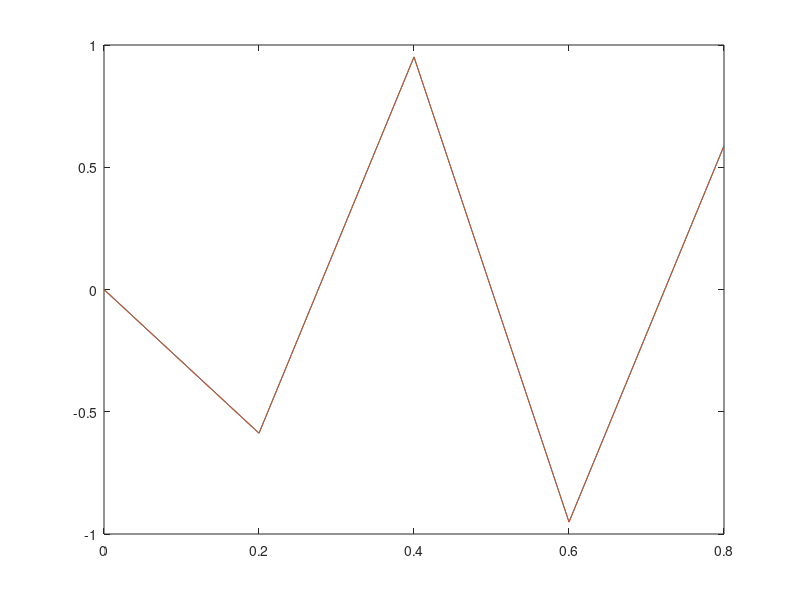

MATLAB code for this plot: (Note: this script raises an error after producing the figure.)
%   Sample the two signals
%   x1(t)=sin(2*pi*3*t)  and  x2(t)=sin(2*pi*0.3*t)
%   with sampling period T=0.2. 
%   Sketch the spectrum of the continuous signal, 
%   the spectrum of the sampled one and the reconstructed
%   signal from lowpass filtering of the sampled signal.
%   Confirm your results with Matlab.

N=input('Enter number of points: ');

ts=0.2

f=.3

tt=[0:ts:ts*(N-1)];

xxt=sin(2*pi*f*tt);

xxf=fft(xxt);

xxf1=fftshift(xxf);

xxt1=ifft(xxf);

tt1=linspace(-1/(2*ts),1/(2*ts),N);

plot(tt1,abs(xxf1))
pause

plot(tt,xxt,tt,real(xxt1))

compare=[xxt',real(xxt1)']

f=3

xxt=sin(2*pi*f*tt);

xxf=fft(xxt);

xxf1=fftshift(xxf);

xxt1=ifft(xxf);

tt1=linspace(-1/(2*ts),1/(2*ts),N);

pause
plot(tt1,abs(xxf1))
pause

plot(tt,xxt,tt,real(xxt1))

compare=[xxt',real(xxt1)']

ttt=[0:(ts/4):ts*(N-1)];

xxte=sin(2*pi*f*ttt);
xxte1=sin(2*pi*(f-1/ts)*ttt);

pause
plot(ttt(1:50),xxte(1:50),ttt(1:50),xxte1(1:50))
compare=[xxte',xxte1']



